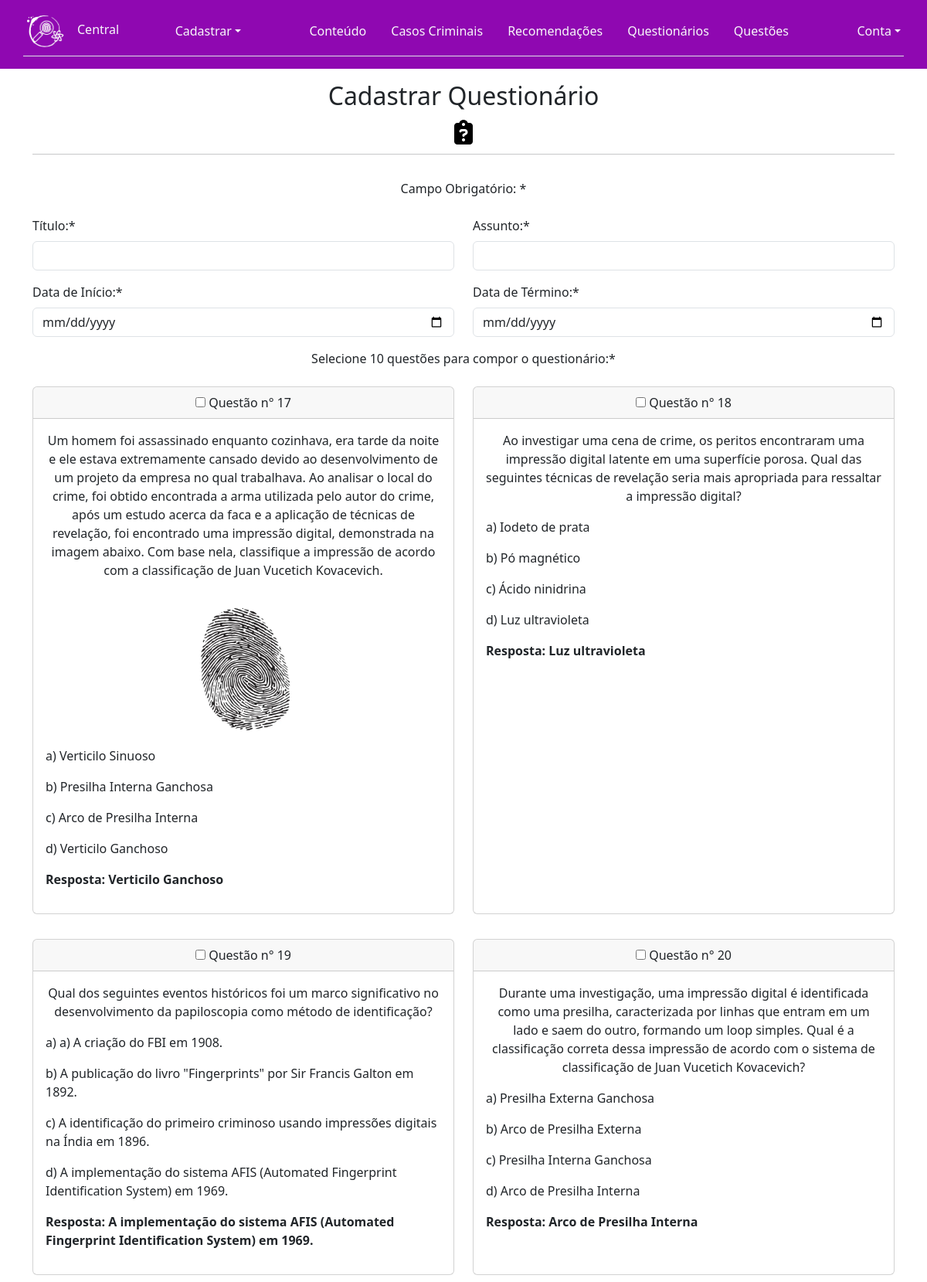
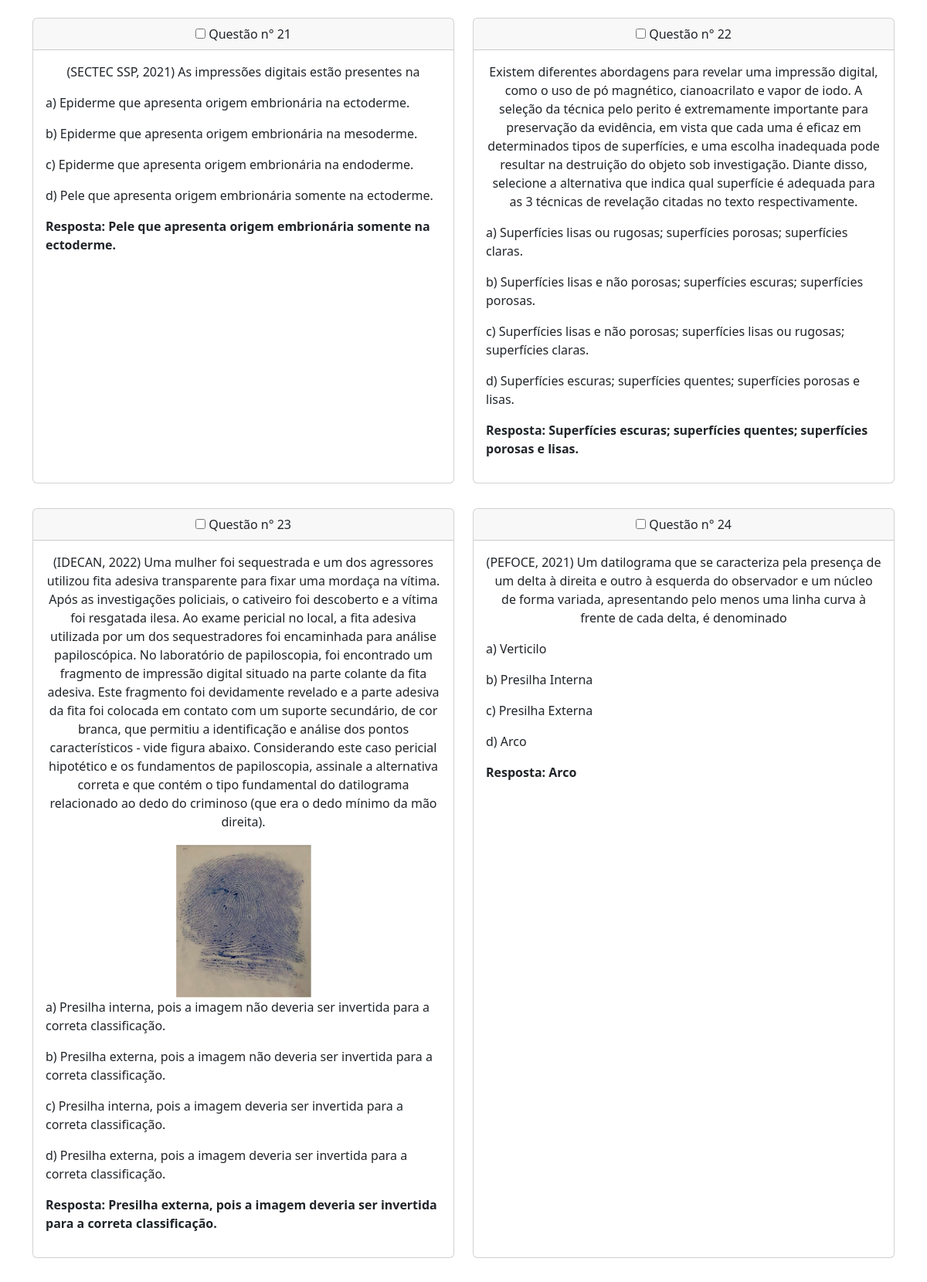
/cad_questionario.php (signed in, upper part), run on the app's committed database (2 pictures, top to bottom).
### tables this page shows
CREATE TABLE `questao` (
  `id_questao` int(11) NOT NULL,
  `enunciado` text NOT NULL,
  `imagem` varchar(255) DEFAULT NULL,
  `alt_correta` varchar(255) NOT NULL,
  `alt_1` varchar(255) NOT NULL,
  `alt_2` varchar(255) NOT NULL,
  `alt_3` varchar(255) NOT NULL,
  `alt_4` varchar(255) NOT NULL
);

### cad_questionario.php (the view, shortened to what this page needs)
<?php
include_once('controle.php');
$sql = "SELECT * FROM questao";
$result = mysqli_query($conexao, $sql);
$questoes = mysqli_fetch_all($result, MYSQLI_ASSOC);
?>
<!DOCTYPE html>
<html lang="pt-BR">
<head>
    <link rel="stylesheet" href="https://cdnjs.cloudflare.com/ajax/libs/font-awesome/6.4.0/css/all.min.css" />
    <link rel="stylesheet" href="./assets/css/bootstrap.css">
    <link rel="stylesheet" href="./assets/css/pacote.css">
</head>
<body>
    <?php include_once('cabecalho.php'); ?>
    <main class="container pb-3">
        <div class="row">
            <div class="col">
                <div class="text-center py-3">
                    <h2 class="h2">Cadastrar Questionário</h2>
                    <div class="m-3"><i class="fa-solid fa-clipboard-question fa-2xl" style="color: #000000;"></i></div>
                    <hr>
                </div>
            </div>
        </div>
        <div class="row">
            <div class="col">
                <form method="POST" action="processa_questionario.php">
                    <div class="text-center">
                        <p>Campo Obrigatório: *</p>
                    </div>
                    <div class="row">
                        <div class="col-xl-6 py-2">
                            <label class="form-label">Título:*</label>
                            <input class="form-control" type="text" name="titulo" required>
                        </div>
                        <div class="col-xl-6 py-2">
                            <label class="form-label">Assunto:*</label>
                            <input class="form-control" type="text" name="assunto" required>
                        </div>
                    </div>
                    <div class="row">
                        <div class="col-xl-6 py-2">
                            <label class="form-label">Data de Início:*</label>
                            <input class="form-control" type="date" name="data_inicio" required>
                        </div>
                        <div class="col-xl-6 py-2">
                            <label class="form-label">Data de Término:*</label>
                            <input class="form-control" type="date" name="data_termino" required>
                        </div>
                    </div>
                    <div class="row">
                        <div class="col-xl-12 py-2 text-center">
                            <span>Selecione 10 questões para compor o questionário:*</span>
                        </div>
                    </div>
                    <div class="row">
                        <?php
                        $limite = 2;
                        $count = 0;
                        foreach ($questoes as $questao) :
                            $count++;
                        ?>
                            <div class="col-xl-6 py-3">
                                <div class="card text-center h-100">
                                    <div class="card-header">
                                        <label><input type="checkbox" id="checkbox" name="select_question[]" onclick="limitar()" value="<?php echo $questao['id_questao'] ?>"> Questão n° <?php echo $questao['id_questao']; ?></label>
                                    </div>
                                    <div class="card-body">
                                        <p class="card-text"><?php echo $questao['enunciado']; ?></p>
                                        <?php if (!empty($questao['imagem'])) : ?>
                                            <img src="<?php echo $questao['imagem'] ?>" height="200px" width="auto">
                                        <?php endif ?>
                                        <div class="text-start">
                                            <p><?php echo "a) " . $questao['alt_1'] ?></p>
                                            <p><?php echo "b) " . $questao['alt_2'] ?></p>
                                            <p><?php echo "c) " . $questao['alt_3'] ?></p>
                                            <p><?php echo "d) " . $questao['alt_4'] ?></p>
                                            <p><b>Resposta: <?php if ($questao['alt_correta'] == "alt1") {
                                                                echo $questao['alt_1'];
                                                            } elseif ($questao['alt_correta'] == "alt2") {
                                                                echo $questao['alt_2'];
                                                            } elseif ($questao['alt_correta'] == "alt3") {
                                                                echo $questao['alt_3'];
                                                            } else {
                                                                echo $questao['alt_4'];
                                                            } ?></b></p>
                                        </div>
                                    </div>
                                </div>
                            </div>
                            <?php if ($count == $limite) :
                                echo '</div>';
                                echo '<div class="row">';
                                $count = 0;
                            endif ?>
                        <?php endforeach ?>
                    </div>
                </form>
            </div>
        </div>
    </main>
</body>
</html>

### assets/css/pacote.css (style rules this page uses)
:root { --color-white: rgb(253, 253, 253); --color-dark: rgb(34, 34, 34); --color-purple: rgb(143, 8, 177); --color-blue-dark: rgb(26, 7, 56); --color-blue: rgb(23, 134, 134); --color-red: rgb(179, 2, 2); --color-green: rgb(12, 143, 1); }

### data on the page
questao: id_questao "17", enunciado "Um homem foi assassinado enquanto cozinhava, era tarde da noite e ele estava extremamente cansado devido ao desenvolvimento de um projeto da empresa no qual trabalhava. Ao analisar o local do crime, foi obtido encontrada a arma utilizada pelo autor do crime, após um estudo acerca da faca e a aplicação de técnicas de revelação, foi encontrado uma impressão digital, demonstrada na imagem abaixo. Com base nela, classifique a impressão de acordo com a classificação de Juan Vucetich Kovacevich.", imagem (picture), alt_1 "Verticilo Sinuoso", alt_2 "Presilha Interna Ganchosa", alt_3 "Arco de Presilha Interna", alt_4 "Verticilo Ganchoso"
questao: id_questao "18", enunciado "Ao investigar uma cena de crime, os peritos encontraram uma impressão digital latente em uma superfície porosa. Qual das seguintes técnicas de revelação seria mais apropriada para ressaltar a impressão digital?", alt_1 "Iodeto de prata", alt_2 "Pó magnético", alt_3 "Ácido ninidrina", alt_4 "Luz ultravioleta"
questao: id_questao "19", enunciado "Qual dos seguintes eventos históricos foi um marco significativo no desenvolvimento da papiloscopia como método de identificação?", alt_1 "a) A criação do FBI em 1908.", alt_2 "A publicação do livro \"Fingerprints\" por Sir Francis Galton em 1892.", alt_3 "A identificação do primeiro criminoso usando impressões digitais na Índia em 1896.", alt_4 "A implementação do sistema AFIS (Automated Fingerprint Identification System) em 1969."
questao: id_questao "20", enunciado "Durante uma investigação, uma impressão digital é identificada como uma presilha, caracterizada por linhas que entram em um lado e saem do outro, formando um loop simples. Qual é a classificação correta dessa impressão de acordo com o sistema de classificação de Juan Vucetich Kovacevich?", alt_1 "Presilha Externa Ganchosa", alt_2 "Arco de Presilha Externa", alt_3 "Presilha Interna Ganchosa", alt_4 "Arco de Presilha Interna"
questao: id_questao "21", enunciado "(SECTEC SSP, 2021) As impressões digitais estão presentes na", alt_1 "Epiderme que apresenta origem embrionária na ectoderme.", alt_2 "Epiderme que apresenta origem embrionária na mesoderme.", alt_3 "Epiderme que apresenta origem embrionária na endoderme.", alt_4 "Pele que apresenta origem embrionária somente na ectoderme."
questao: id_questao "22", enunciado "Existem diferentes abordagens para revelar uma impressão digital, como o uso de pó magnético, cianoacrilato e vapor de iodo. A seleção da técnica pelo perito é extremamente importante para preservação da evidência, em vista que cada uma é eficaz em determinados tipos de superfícies, e uma escolha inadequada pode resultar na destruição do objeto sob investigação. Diante disso, selecione a alternativa que indica qual superfície é adequada para as 3 técnicas de revelação citadas no texto respectivamente.", alt_1 "Superfícies lisas ou rugosas; superfícies porosas; superfícies claras.", alt_2 "Superfícies lisas e não porosas; superfícies escuras; superfícies porosas.", alt_3 "Superfícies lisas e não porosas; superfícies lisas ou rugosas; superfícies claras.", alt_4 "Superfícies escuras; superfícies quentes; superfícies porosas e lisas."
questao: id_questao "23", enunciado "(IDECAN, 2022) Uma mulher foi sequestrada e um dos agressores utilizou fita adesiva transparente para fixar uma mordaça na vítima. Após as investigações policiais, o cativeiro foi descoberto e a vítima foi resgatada ilesa. Ao exame pericial no local, a fita adesiva utilizada por um dos sequestradores foi encaminhada para análise papiloscópica. No laboratório de papiloscopia, foi encontrado um fragmento de impressão digital situado na parte colante da fita adesiva. Este fragmento foi devidamente revelado e a parte adesiva da fita foi colocada em contato com um suporte secundário, de cor branca, que permitiu a identificação e análise dos pontos característicos - vide figura abaixo.…", imagem (picture), alt_1 "Presilha interna, pois a imagem não deveria ser invertida para a correta classificação.", alt_2 "Presilha externa, pois a imagem não deveria ser invertida para a correta classificação.", alt_3 "Presilha interna, pois a imagem deveria ser invertida para a correta classificação.", alt_4 "Presilha externa, pois a imagem deveria ser invertida para a correta classificação."
questao: id_questao "24", enunciado "(PEFOCE, 2021) Um datilograma que se caracteriza pela presença de um delta à direita e outro à esquerda do observador e um núcleo de forma variada, apresentando pelo menos uma linha curva à frente de cada delta, é denominado", alt_1 "Verticilo", alt_2 "Presilha Interna", alt_3 "Presilha Externa", alt_4 "Arco"
